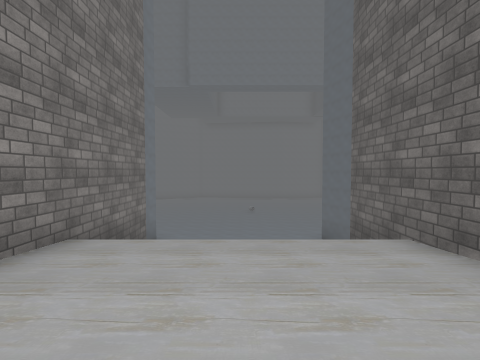
view 1 (above)

13 first-person views from a walk through a scene from a Unity 3-D project. The camera is 1.5 m above the floor, tilts 2° down and sees 90° across. The floor is counted in squares, 2 m on a side. Each view is taken from the middle of a square. On the plan, view 1 faces up. The plan holds only what a view shows up to about 9 squares ahead; the rest is blank. The place goes on beyond the plan. The player is left out. Some surface patterns are stand-ins.

view 2
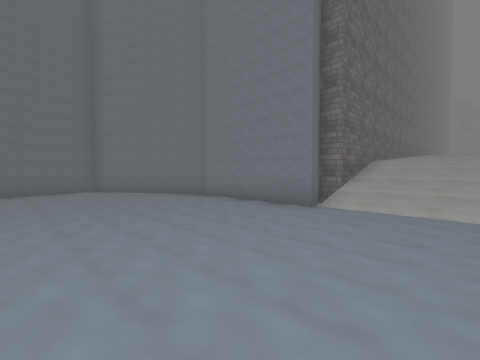

view 3
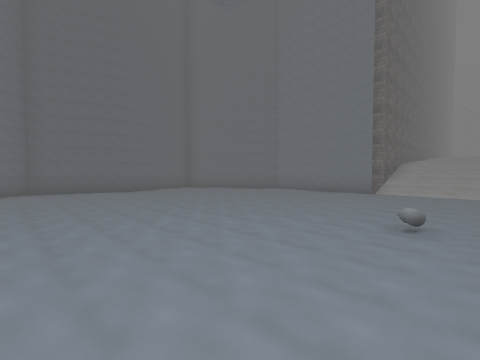

view 4
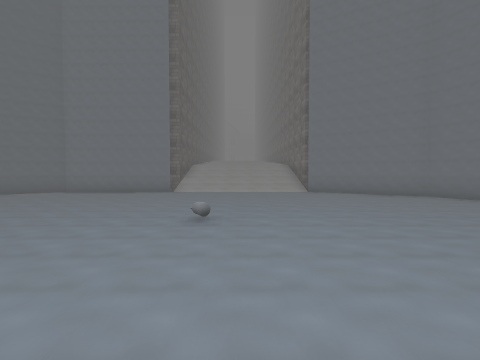

view 5
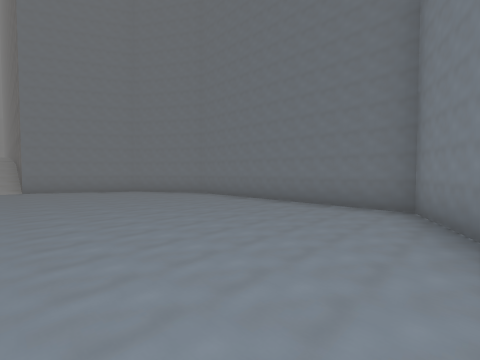

view 6
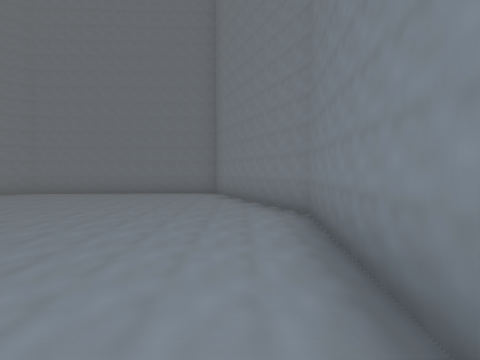

view 7
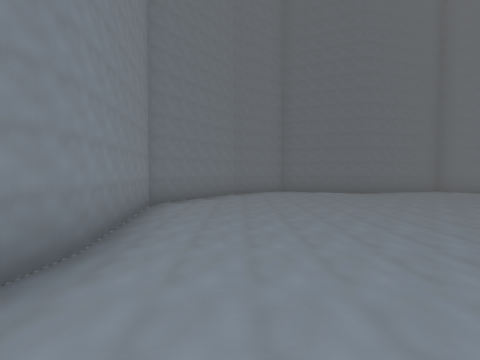

view 8
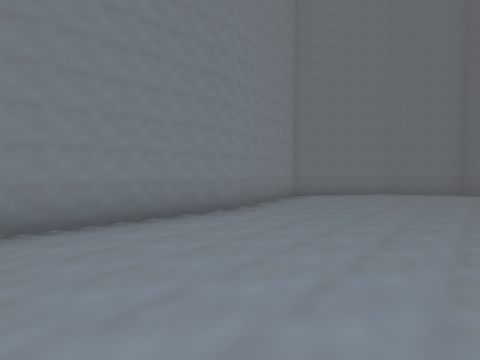

view 9
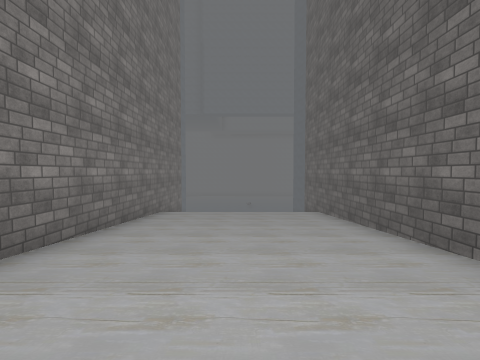

view 10
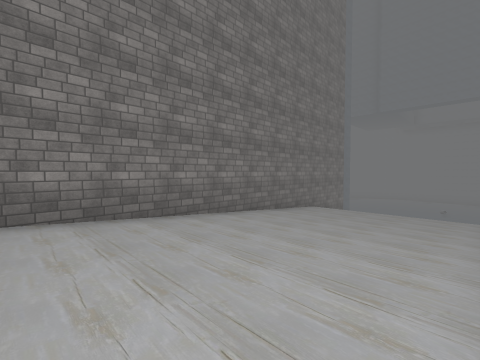

view 11
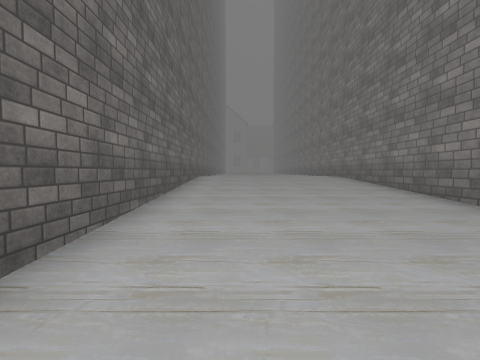

view 12
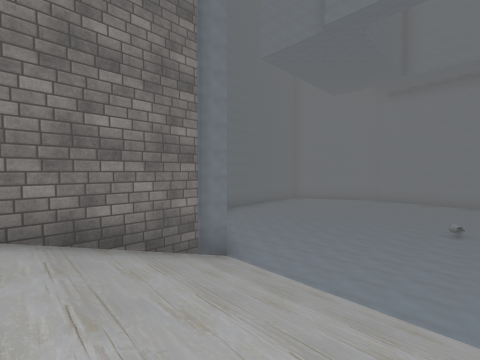

view 13
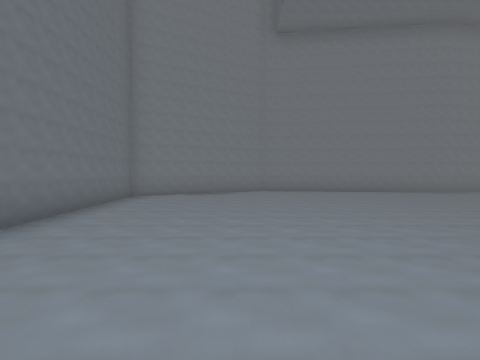

### Floor plan
Key: @ floor where view 1 was taken; # wall or solid block; . main floor; : floor 3.5 m higher than the main floor; / step, stairs or slope; O other object.
Columns run from 8 left of view 1 to 10 right of it. Each row starts with its distance up from view 1.
 19   ###.###########
 18 ###.............##
 17 #................##
 16 #.................#
 15 #.................#
 14 #.................#
 13 ##................#
 12  #.......O........#
 11  #................#
 10  #................#
  9  ##..............##
  8   ###...........##
  7     ##/////######
  6      #/////#
  5      #/////#
  4      #/////#
  3      #/////#
  2      #/////#
  1      #/////#
  0      #//@//#
 -1      #/////#
 -2      #/////#
 -3      #/////#
 -4      #/////#
 -5      #:::::#

Positions as (right, up) in squares from view 1, and headings:
1: (0, 0), facing up
2: (0, 12), facing down-right
3: (0, 16), facing down-right
4: (0, 16), facing down
5: (-2, 18), facing down-left
6: (1, 18), facing left
7: (1, 17), facing right
8: (0, 15), facing up-right
9: (0, -4), facing up
10: (2, -5), facing up-left
11: (1, 2), facing down
12: (1, 4), facing up-left
13: (-4, 10), facing up
